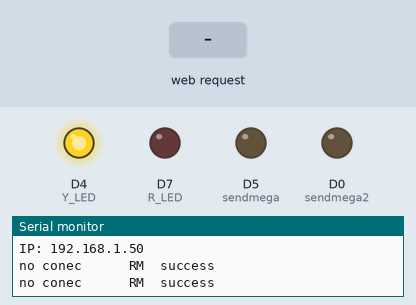
A sketch run on a simulated ESP8266 (NodeMCU). On the bench: output pins drawn as LEDs (lit = HIGH), the last lines printed to the serial monitor. Inputs (shaded band) come from the test bench. WiFi joins after 1.5 s; servers stay silent unless stated.

Above: at 3.7 s.
3.8 s: HTTP request GET /ud.php?s=99&u1=99&u2=99&u3=99&c=99&r= received
At 4.6 s:
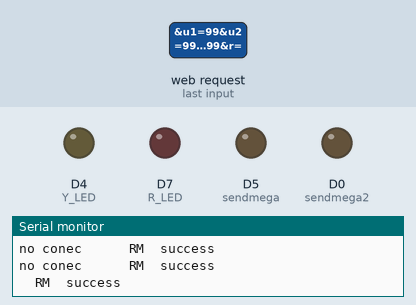
9.0 s: HTTP request GET /ud.php?u1=99&u2=99&u3=99&c=99&r= received
At 10.7 s:
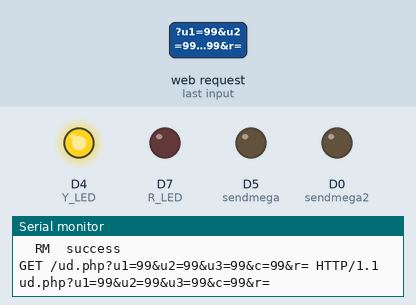
Timing chart, 0 to 12.2 s (numbered marks = the images above; inputs shaded):
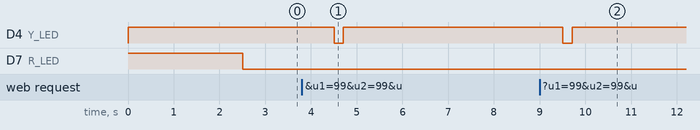

Measured:
- after the input at 3.8 s, D4 (Y_LED): HIGH → LOW after 0.71 s, → HIGH 0.20 s later
- after the input at 9.0 s, D4 (Y_LED): HIGH → LOW after 0.51 s, → HIGH 0.20 s later

The sketch:

WIFITEST.ino
```cpp
 #include <ESP8266WiFi.h>
#include <ESP8266HTTPClient.h>
#include <WiFiClient.h>
#include <ESP8266WiFiMulti.h>
#include <SoftwareSerial.h>//for I2C
#include <String.h>

#define Y_LED D4
#define R_LED D7
#define sendmega D5
#define sendmega2 D0
/*
  c=>key index to conform whitch is avaliable
  s=> 狀態 是否有在玩
  u1=> 馬達狀態
  u2=> 偷聽狀態
  u3=> 射擊狀態
  r=>rfid編號
*/
const char* ssid = "GOGO";
const char* password = "qqqqqqqq";
String host = "192.168.137.1";  //網頁主機
IPAddress staticIP(192, 168, 137, 250);
IPAddress subnet(255, 255, 255, 0);
const int httpPort = 80;
WiFiServer server(httpPort);
SoftwareSerial mega(D1, D2); //建立軟體串列埠腳位 (RX, TX)

int counter = 0;
String sendGET = "GET /ud.php?s=99&u1=99&u2=99&u3=99&c=99&r="; //s99 for test
String tag="";
void setup()
{
  pinMode(D0, OUTPUT);//mega reset
  pinMode(D4, OUTPUT);//LED 黃
  pinMode(D7, OUTPUT);//LED 紅
  pinMode(sendmega, OUTPUT);
  pinMode(sendmega2, OUTPUT);

  digitalWrite(D7, HIGH); //紅燈亮
  digitalWrite(D4, HIGH);  //黃燈亮
  Serial.begin(115200);
  mega.begin(4800);  //設定軟體通訊速率

    WiFi.begin(ssid, password);
    while (WiFi.status() != WL_CONNECTED) {
      delay(100);
    }
    Serial.println("WiFi connected!");  //已連接
    Serial.print("IP: ");
    WiFi.config(staticIP, WiFi.gatewayIP(), subnet);
    delay(1000);
    Serial.println(WiFi.localIP());  //顯示IP位址
    server.begin();

  digitalWrite(D7, LOW);//紅燈
  digitalWrite(sendmega, LOW);
  digitalWrite(sendmega2, LOW);
}
void loop() {


  WiFiClient client = server.available();
  if (!client)
  {
    Serial.print("no conec  \t");
    sendGET += Rmega();
    connection(sendGET);
    return;
  }
  int startt=0,endt=0;
  startt=millis();
  while (!client.available())
  {
    endt=millis();
    if(endt-startt>=2000){
      return;
    }
    digitalWrite(R_LED, HIGH);
    digitalWrite(Y_LED, HIGH);
    Serial.print(".");
    delay(1);
  }
  digitalWrite(R_LED, LOW);
  digitalWrite(Y_LED, LOW);
  sendGET = "GET /ud.php?u1=99&u2=99&u3=99&c=99&r=";
  sendGET += Rmega();
  connection(sendGET);//送資料到網頁
  String head = client.readStringUntil('\r');
  //GET /8888 HTTP/1.1
  Serial.println(head);
  head.replace("GET /", "");
  head.replace("POST /", "");
  head.replace(" HTTP/1.1", "");
  /* Serial.print("*-");
    Serial.print(head);
    Serial.println("-*");

    Serial.print("-");
    Serial.print(head[0]);
    Serial.println("-");
    int a=head[0];
    Serial.println(a);*/

Serial.println(head);
  client.println("<!DOCTYPE HTML>");
  client.println("<html><head>");
  //client.println("<meta http-equiv=\"refresh\" content=\"5\" />");
  client.println("<meta http-equiv=\"Content-Type\" content=\"text/html\" charset=big-5\">");
  client.println("</head><body>");
  //client.println(sendGET);
  client.print(getinst(head));
  client.println("<hr></br><input style=\"width:300px;height:200px;\" type=\"button\" value=\"FROUNT\" onclick=\"location.href='/f'\"> ");
  client.println("<hr></br><input style=\"width:300px;height:200px;\" type=\"button\" value=\"FB\" onclick=\"location.href='/g'\"> ");
  client.println("<input style=\"width:300px;height:200px;\" type=\"button\" value=\"BACK\" onclick=\"location.href='/b'\"> ");
  client.println("<input style=\"width:300px;height:200px;\" type=\"button\" value=\"PAUSE\" onclick=\"location.href='/p'\"> ");
  client.println("<input style=\"width:3.00px;height:200px;\" type=\"button\" value=\"LIST VALUE\" onclick=\"location.href='/s'\">");
  client.println("</body></html>");
  /*
     ##可以製作按鈕 讓他可以直接用網頁控制
     ##直接把Rmega的訊息用</>包起來，C#爬起來比較方便
  */

  client.flush();
  client.stop();
  delay(1000);


}//loop end

/*------I2C  Send Get Request-----------------*/
String Rmega() {
  Serial.print("  RM");
  if (mega.available()) {
    String val = mega.readString();
    Serial.println(val);
    tag=val;
    return val;
  }
  else
    return "";
}

void connection(String sendGET) {
  WiFiClient client;  //客戶端物件
  if (!client.connect(host, httpPort)) {
    Serial.println("connection failed!");  //主機連線失敗
    digitalWrite(D7, HIGH);//紅燈亮
    digitalWrite(D4, LOW);//黃燈暗
    return;
  } else
  {
    digitalWrite(D7, LOW);
    digitalWrite(D4, HIGH);
    Serial.println("  success");
  }
  client.print(String(sendGET) + " HTTP/1.1\r\n" + "Host: " + host +
               "\r\nConnection: close\r\n\r\n");  //請求網頁
  delay(800);
}


String getinst(String ins) {

  int t = ins[0];
  switch (t) {
    case 'f':
      Serial.println("Front");
      digitalWrite(sendmega, HIGH);
      digitalWrite(sendmega2, HIGH);
      return "Front";
      break;
    case 'g':
      Serial.println("Frb");
      digitalWrite(sendmega, HIGH);
      digitalWrite(sendmega2, LOW);
      return "not so Front";
      break;
    case 'b':
      Serial.println("Back");
      digitalWrite(sendmega, LOW);
      digitalWrite(sendmega2, HIGH);
      return "Back";
      break;
    case 'p':
      Serial.println("Pause");
      digitalWrite(sendmega, LOW);
      digitalWrite(sendmega2, LOW);
      return "Pause";
      break;
    case 's':
      Serial.println("list status");
      connection("GET /ud.php?s=1&u1=99&u2=99&u3=99&c=99&r=1") ;
      return "list status";
      break;
    default:
      return "";
      break;
  }
}
```
